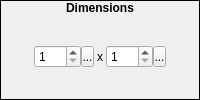
          <widget class="QFrame" name="frame_5">
           <property name="frameShape">
            <enum>QFrame::Box</enum>
           </property>
           <property name="frameShadow">
            <enum>QFrame::Plain</enum>
           </property>
           <property name="lineWidth">
            <number>1</number>
           </property>
           <layout class="QVBoxLayout" name="verticalLayout_3">
            <property name="spacing">
             <number>0</number>
            </property>
            <property name="margin">
             <number>0</number>
            </property>
            <item>
             <widget class="QLabel" name="lblDimensions">
              <property name="sizePolicy">
               <sizepolicy hsizetype="Preferred" vsizetype="Fixed">
                <horstretch>0</horstretch>
                <verstretch>0</verstretch>
               </sizepolicy>
              </property>
              <property name="font">
               <font>
                <weight>75</weight>
                <bold>true</bold>
               </font>
              </property>
              <property name="text">
               <string>Dimensions</string>
              </property>
              <property name="alignment">
               <set>Qt::AlignHCenter|Qt::AlignTop</set>
              </property>
             </widget>
            </item>
            <item>
             <widget class="QWidget" name="widget_8" native="true">
              <layout class="QHBoxLayout" name="horizontalLayout">
               <property name="spacing">
                <number>3</number>
               </property>
               <property name="margin">
                <number>0</number>
               </property>
               <item>
                <spacer name="horizontalSpacer_5">
                 <property name="orientation">
                  <enum>Qt::Horizontal</enum>
                 </property>
                 <property name="sizeHint" stdset="0">
                  <size>
                   <width>0</width>
                   <height>20</height>
                  </size>
                 </property>
                </spacer>
               </item>
               <item>
                <widget class="QWidget" name="widget_2" native="true">
                 <layout class="QHBoxLayout" name="horizontalLayout_7">
                  <property name="spacing">
                   <number>0</number>
                  </property>
                  <property name="margin">
                   <number>0</number>
                  </property>
                  <item>
                   <widget class="QSpinBox" name="sbWidth">
                    <property name="accelerated">
                     <bool>true</bool>
                    </property>
                    <property name="minimum">
                     <number>1</number>
                    </property>
                    <property name="maximum">
                     <number>512</number>
                    </property>
                   </widget>
                  </item>
                  <item>
                   <widget class="SpinBoxSideButton" name="bWidthSpinButton">
                    <property name="minimumSize">
                     <size>
                      <width>13</width>
                      <height>21</height>
                     </size>
                    </property>
                    <property name="maximumSize">
                     <size>
                      <width>13</width>
                      <height>21</height>
                     </size>
                    </property>
                    <property name="text">
                     <string>...</string>
                    </property>
                    <property name="icon">
                     <iconset resource="gui_icons.qrc">
                      <normaloff>:/icons/spinBoxSideButton.png</normaloff>:/icons/spinBoxSideButton.png</iconset>
                    </property>
                    <property name="iconSize">
                     <size>
                      <width>8</width>
                      <height>16</height>
                     </size>
                    </property>
                   </widget>
                  </item>
                 </layout>
                </widget>
               </item>
               <item>
                <widget class="QLabel" name="label_3">
                 <property name="sizePolicy">
                  <sizepolicy hsizetype="Fixed" vsizetype="Preferred">
                   <horstretch>0</horstretch>
                   <verstretch>0</verstretch>
                  </sizepolicy>
                 </property>
                 <property name="text">
                  <string>x</string>
                 </property>
                </widget>
               </item>
               <item>
                <widget class="QWidget" name="widget_3" native="true">
                 <layout class="QHBoxLayout" name="horizontalLayout_8">
                  <property name="spacing">
                   <number>0</number>
                  </property>
                  <property name="margin">
                   <number>0</number>
                  </property>
                  <item>
                   <widget class="QSpinBox" name="sbHeight">
                    <property name="accelerated">
                     <bool>true</bool>
                    </property>
                    <property name="minimum">
                     <number>1</number>
                    </property>
                    <property name="maximum">
                     <number>512</number>
                    </property>
                   </widget>
                  </item>
                  <item>
                   <widget class="SpinBoxSideButton" name="bHeightSpinButton">
                    <property name="minimumSize">
                     <size>
                      <width>13</width>
                      <height>21</height>
                     </size>
                    </property>
                    <property name="maximumSize">
                     <size>
                      <width>13</width>
                      <height>21</height>
                     </size>
                    </property>
                    <property name="text">
                     <string>...</string>
                    </property>
                    <property name="icon">
                     <iconset resource="gui_icons.qrc">
                      <normaloff>:/icons/spinBoxSideButton.png</normaloff>:/icons/spinBoxSideButton.png</iconset>
                    </property>
                    <property name="iconSize">
                     <size>
                      <width>8</width>
                      <height>16</height>
                     </size>
                    </property>
                   </widget>
                  </item>
                 </layout>
                </widget>
               </item>
               <item>
                <spacer name="horizontalSpacer_6">
                 <property name="orientation">
                  <enum>Qt::Horizontal</enum>
                 </property>
                 <property name="sizeHint" stdset="0">
                  <size>
                   <width>0</width>
                   <height>20</height>
                  </size>
                 </property>
                </spacer>
               </item>
              </layout>
             </widget>
            </item>
           </layout>
          </widget>
